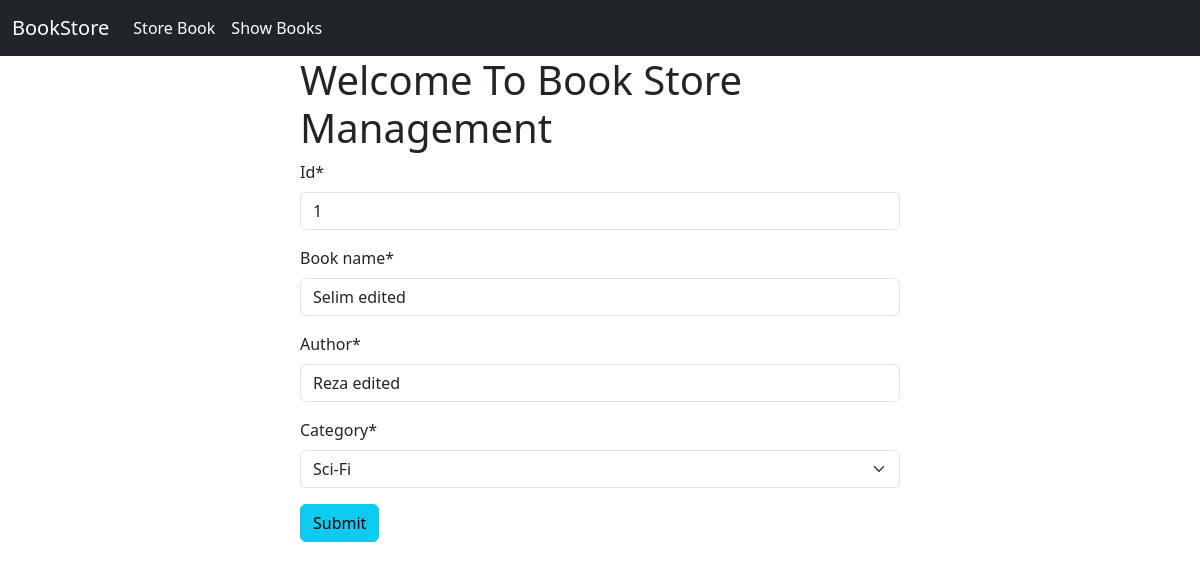
The app's page /edit_book/1, older data.
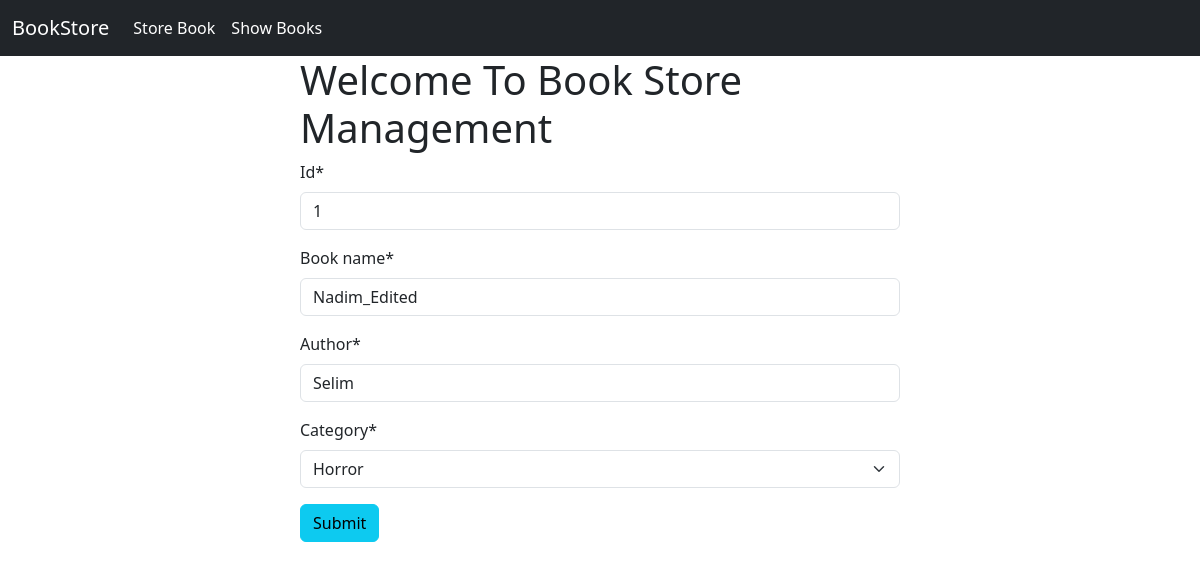
The same page, newer data.
### book/models.py (models this page shows)
class BookStoreModel(models.Model):
   CATEGORY = (
       ('Mistery', 'Mistery'),
       ('Thriller', 'Thriller'),
       ('Sci-Fi', 'Sci-Fi'),
       ('Humor', 'Humor'),
       ('Horror', 'Horror'),
   )
   id = models.IntegerField(primary_key=True)
   book_name = models.CharField(max_length=30)
   author = models.CharField(max_length=30)
   category = models.CharField(max_length=30, choices=CATEGORY)
   first_pub = models.DateTimeField(auto_now_add=True)   # django ekdom first date
   last_pub = models.DateTimeField(auto_now=True)   # erpor joto update korbo sei date dekhabe

### book/views.py (the view)
# urls.py: path('edit_book/<int:id>', edit_book, name="edit_book"),
def edit_book(request, id):
    book = BookStoreModel.objects.get(pk= id)
    form = BookStoreForm(instance=book)
    if request.method == 'POST':
        form = BookStoreForm(request.POST, instance=book)
        if form.is_valid():
            form.save()
            return redirect('show_books')
    return render(request, 'store_book.html', {'form': form})

### book/forms.py
class BookStoreForm(forms.ModelForm):
    class Meta:
       model = BookStoreModel
       fields = ['id', 'book_name', 'author', 'category']

### book/templates/store_book.html (shortened to what this page needs)
{% extends "base.html" %}
{% load crispy_forms_tags %}
{% block content %}
<div style="width:50%; margin:auto; ">
    <h1>Welcome To Book Store Management</h1>
<form method="post">
    {{form|crispy}}
    <button class="btn btn-info" type="submit">Submit</button>
</form>
</div>
{% endblock %}

Row changes from the older to the newer data that the page shows:
changed BookStoreModel id 1: book_name "Selim edited" → "Nadim_Edited"; author "Reza edited" → "Selim"; category "Sci-Fi" → "Horror"
